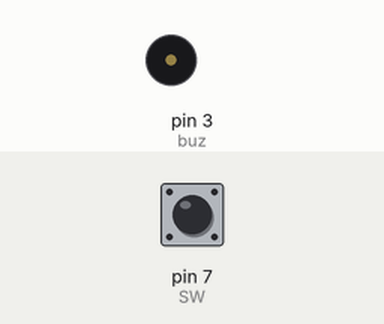
Bench run of a sketch on a simulated Arduino Uno, built with avr-gcc and run on an emulated ATmega328P. Shown: buzzer (waves = sounding). The inputs (shaded band) are chosen by the test bench; at power-on: pin 7 (SW) LOW.

Above: at 0.19 s.
At 4.35 s:
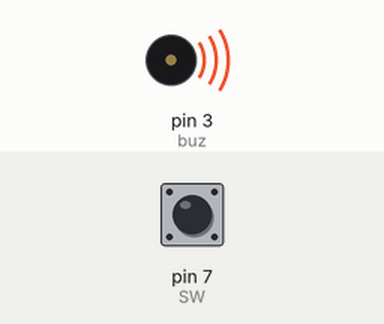
Timing chart, 0 to 7.9 s (numbered marks = the images above):
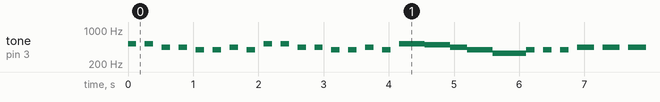

The sketch:

graduationPresent_part2.ino
```cpp
int buz= 3;
int SW=7;
#define DO 261
#define RE 293
#define MI 329
#define FA 349
#define SOL 392
#define LA 440
#define SI 493
#define DOS 523
int music[] = {DOS,0,DOS,0,LA,0,LA,0,SOL,0,SOL,0,LA,0,SOL,0,DOS,0,DOS,0,LA,0,LA,0,SOL,0,SOL,0,LA,0,SOL,0,DOS,DOS,DOS,SI,SI,SI,LA,LA,SOL,SOL,SOL,MI,MI,MI,MI,SOL,0,SOL,0,SOL,0,LA,LA,0,LA,LA,0,LA,LA,LA,0,LA,LA,LA,0,SI,SI,0,SI,SI,SI,0,LA,LA,0,SI,SI,SI,0,DOS,DOS,DOS,DOS,DOS,DOS,0,0,0,0,0,0,0};
void setup() {
  // put your setup code here, to run once:
  pinMode(SW, INPUT);
}

void loop() {
  for(int i=0;i<(sizeof(music)/sizeof(int));i++){
      tone(buz,music[i], 1050);
      delay(130);
    }
  // put your main code here, to run repeatedly:
  int readValue=digitalRead(SW);
  if(readValue==HIGH){
    for(int i=0;i<(sizeof(music)/sizeof(int));i++){
      tone(buz,music[i], 1050);
      delay(130);
    }
  }
}
```

Measured:
- by itself, tone on pin 3 (buz): plays 523 Hz for 0.13 s, 523 Hz for 0.13 s, 440 Hz for 0.13 s, 440 Hz for 0.13 s, 392 Hz for 0.13 s, 392 Hz for 0.13 s … (357 notes in this stretch)
